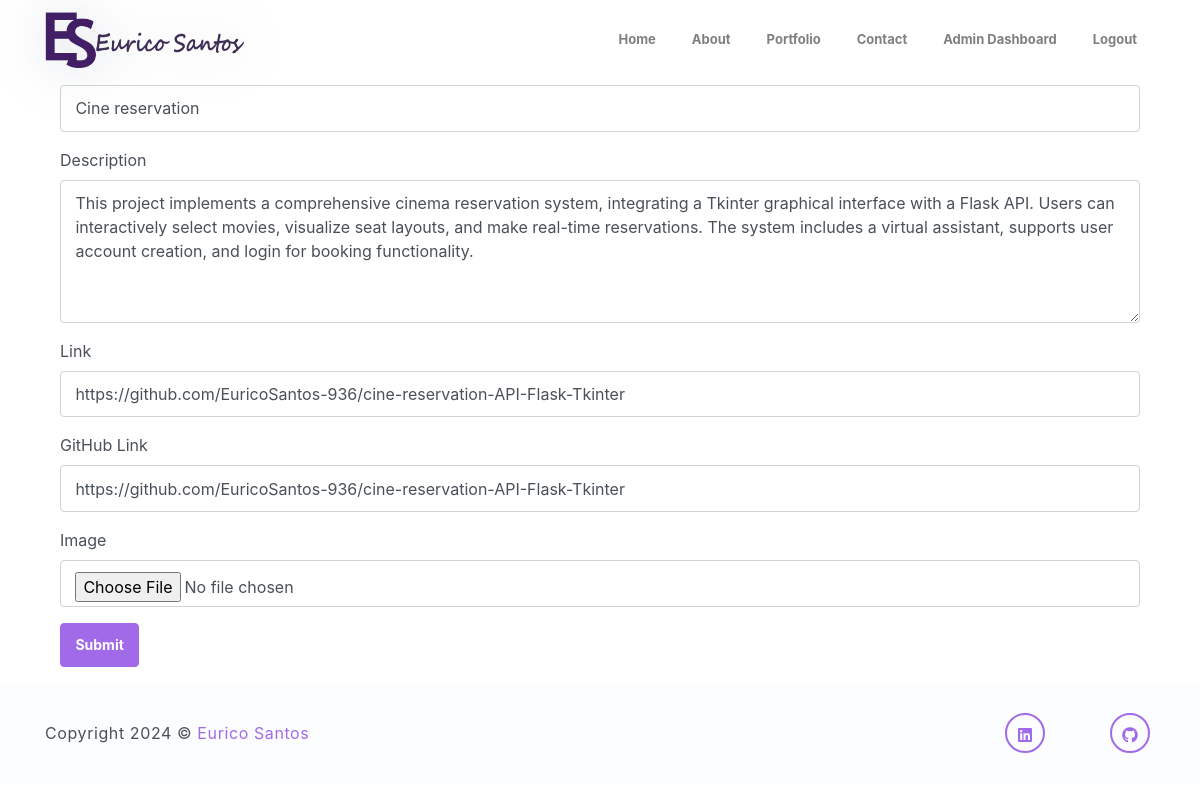
Screenshot of /edit_project/1 (signed in) with the database file from the repository.
### models.py (models this page shows, shortened)
class Project(db.Model):
    id = db.Column(db.Integer, primary_key=True)
    name = db.Column(db.String(100), nullable=False)
    description = db.Column(db.Text, nullable=False)
    mini_description = db.Column(db.String(255), nullable=True)
    stack_used = db.Column(db.String(255), nullable=True)
    link = db.Column(db.String(200), nullable=False)
    image = db.Column(db.String(200), nullable=False)
    link_github = db.Column(db.String(200), nullable=False)

### routes.py (the view, shortened to what this page needs)
@login_required
def edit_project(project_id):
    from main import app
    project = Project.query.get_or_404(project_id)
    form = ProjectForm(obj=project)
    return render_template('edit_project.html', form=form, project=project)

### forms.py
class ProjectForm(FlaskForm):
    name = StringField('Name', validators=[DataRequired()])
    description = TextAreaField('Description', validators=[DataRequired()])
    mini_description = StringField('Mini Description - To show on cards', validators=[DataRequired()])
    stack_used = StringField('Stack Used - ex. Flask - Tkinter - React', validators=[DataRequired()])
    link = StringField('Link', validators=[DataRequired(), URL()])
    link_github = StringField('GitHub Link', validators=[DataRequired(), URL()])
    image = FileField('Image')
    submit = SubmitField('Submit')

### main.py (called while the page is built)
@login_manager.user_loader
def load_user(user_id):
    return User.query.get(int(user_id))

### templates/edit_project.html (shortened to what this page needs)
{% extends "base.html" %}
{% block content %}
<div class="container">
    <h1>Edit Project</h1>
    <form method="POST" action="{{ url_for('edit_project', project_id=project.id) }}" enctype="multipart/form-data">
        <div class="form-group">
            {{ form.name.label }} {{ form.name(size=32, class="form-control") }}
        </div>
        <div class="form-group">
            {{ form.description.label }} {{ form.description(rows=5, class="form-control") }}
        </div>
        <div class="form-group">
            {{ form.link.label }} {{ form.link(size=64, class="form-control") }}
        </div>
        <div class="form-group">
            {{ form.link_github.label }} {{ form.link_github(size=64, class="form-control") }}
        </div>
        <div class="form-group">
            {{ form.image.label }} {{ form.image(class="form-control") }}
        </div>
        <div class="form-group">
            {{ form.submit(class="btn btn-primary") }}
        </div>
    </form>
</div>
{% endblock %}

### rows the page displays
Project: name "Cine reservation", description "This project implements a comprehensive cinema reservation system, integrating a Tkinter graphical interface with a Flask API. Users can interactively select movies, visualize seat layouts, and make real-time reservations. The system includes a virtual assistant, supports user account creation, and login for booking functionality.", link "https://github.com/EuricoSantos-936/cine-reservation-API-Flask-Tkinter", link_github "https://github.com/EuricoSantos-936/cine-reservation-API-Flask-Tkinter"
